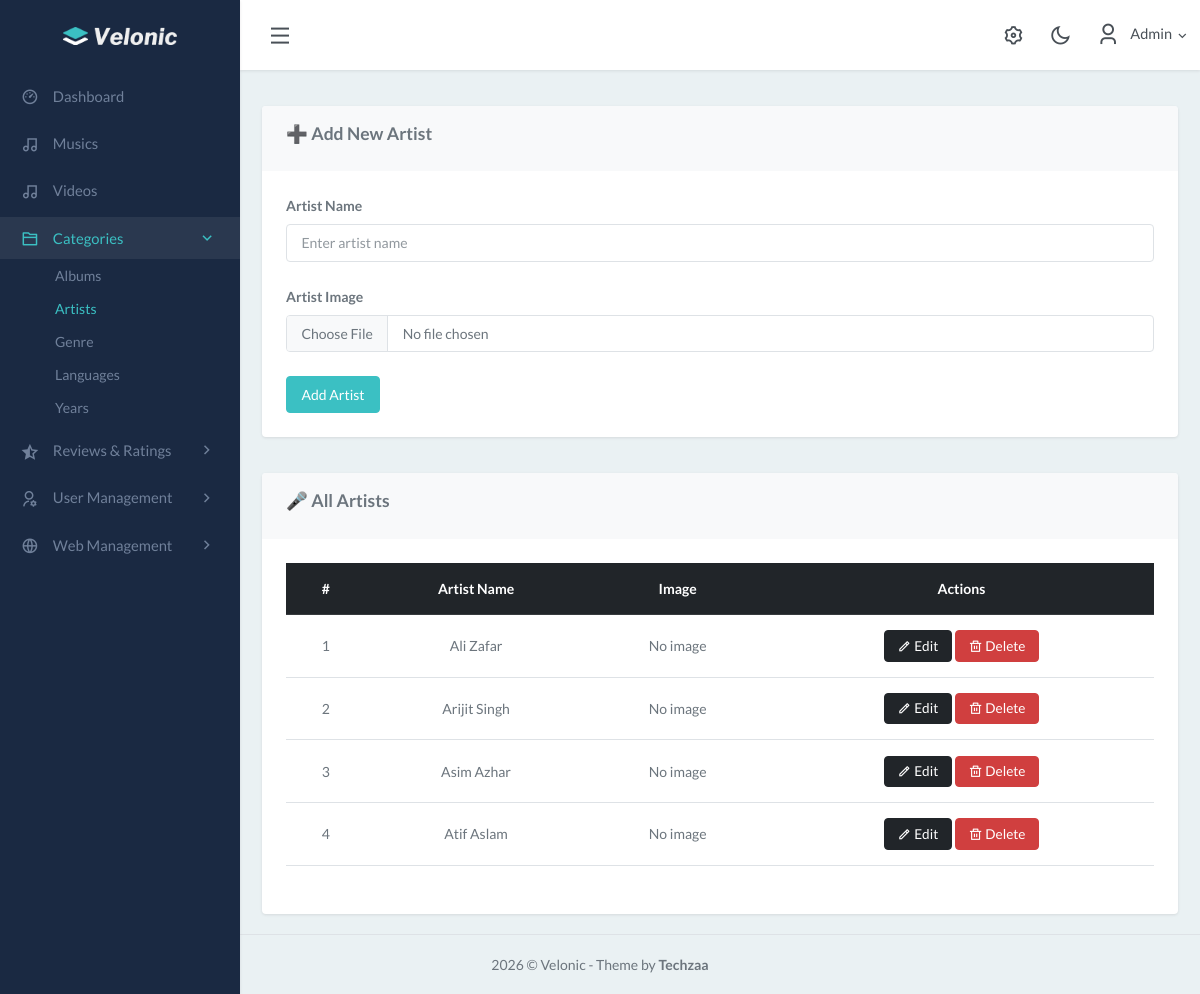
Page /admin/artist.php (signed in) on the earlier database version.
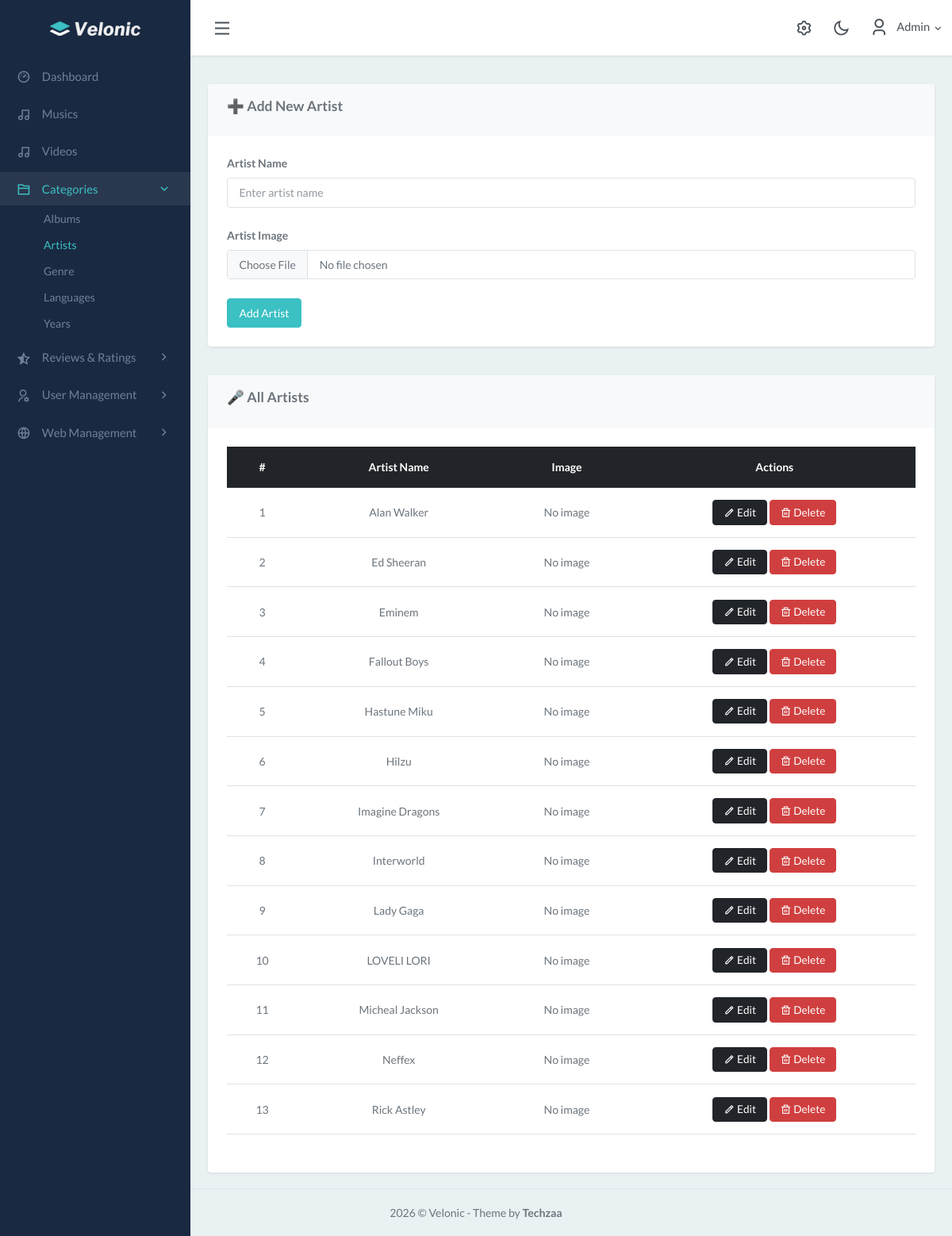
Same page on the later database version.
### tables this page shows
CREATE TABLE `artists` (
  `id` int(11) NOT NULL,
  `artist_name` varchar(255) DEFAULT NULL,
  `artist_image` varchar(255) DEFAULT NULL
);

### admin/artist.php (the view, shortened to what this page needs)
<?php
include '../config/db_connection.php';
$artist_to_edit = null;
$artists = mysqli_query($con, "SELECT * FROM artists ORDER BY artist_name ASC");
?>
<?php include './base/header.php'; ?>
<div class="content-page">
    <div class="content">
        <div class="container-fluid mt-4">
            <div class="card mb-4">
                <div class="card-header">
                    <h4><?= $artist_to_edit ? '✏️ Edit Artist' : '➕ Add New Artist' ?></h4>
                </div>
                <div class="card-body">
                    <form method="POST" enctype="multipart/form-data">
                        <div class="mb-3">
                            <label class="form-label">Artist Name</label>
                            <input type="text" name="name" class="form-control"
                                value="<?= $artist_to_edit ? htmlspecialchars($artist_to_edit['artist_name']) : '' ?>"
                                placeholder="Enter artist name" required>
                        </div>
                        <div class="mb-3">
                            <label class="form-label">Artist Image</label>
                            <input type="file" name="artist_image" class="form-control" <?= $artist_to_edit ? '' : 'required' ?> required>
                        </div>
                        <button type="submit" name="save_artist" class="btn btn-primary">
                            <?= $artist_to_edit ? 'Update Artist' : 'Add Artist' ?>
                        </button>
                    </form>
                </div>
            </div>
            <div class="card">
                <div class="card-header">
                    <h4>🎤 All Artists</h4>
                </div>
                <div class="card-body table-responsive">
                    <table class="table table-hover justify-content-center align-middle text-center">
                        <thead class="table-dark">
                            <tr>
                                <th>#</th>
                                <th>Artist Name</th>
                                <th>Image</th>
                                <th>Actions</th>
                            </tr>
                        </thead>
                        <tbody>
                            <?php $i = 1;
                            while ($row = mysqli_fetch_assoc($artists)): ?>
                                <tr>
                                    <td><?= $i++ ?></td>
                                    <td><?= htmlspecialchars($row['artist_name']) ?></td>
                                    <td>
                                        <?php if ($row['artist_image']): ?>
                                            <img src="../media/<?= htmlspecialchars($row['artist_image']) ?>"
                                                style="width: 80px; height: auto;">
                                        <?php else: ?>
                                            <span>No image</span>
                                        <?php endif; ?>
                                    </td>
                                    <td>
                                        <a href="?edit=<?= $row['id'] ?>" class="btn btn-sm btn-dark">
                                            <i class="ri-pencil-line"></i> Edit
                                        </a>
                                        <a href="?delete=<?= $row['id'] ?>" class="btn btn-sm btn-danger delete-btn">
                                            <i class="ri-delete-bin-line"></i> Delete
                                        </a>
                                    </td>
                                </tr>
                            <?php endwhile; ?>
                        </tbody>
                    </table>
                </div>
            </div>
        </div>
    </div>
</div>
<?php include './base/footer.php'; ?>

Differences in the rows shown:
added artists: artist_name "Alan Walker", shows "No image"
changed artists: artist_name "Arijit Singh" → "Ed Sheeran"
added artists: artist_name "Eminem", shows "No image"
added artists: artist_name "Fallout Boys", shows "No image"
added artists: artist_name "Hastune Miku", shows "No image"
changed artists: artist_name "Asim Azhar" → "Hilzu"
added artists: artist_name "Imagine Dragons", shows "No image"
changed artists: artist_name "Atif Aslam" → "Interworld"
changed artists: artist_name "Ali Zafar" → "Lady Gaga"; moves down the list
added artists: artist_name "LOVELI LORI", shows "No image"
added artists: artist_name "Micheal Jackson", shows "No image"
added artists: artist_name "Neffex", shows "No image"
added artists: artist_name "Rick Astley", shows "No image"
